Frame 1 (no input): blank canvas, image omitted
Frame 60 (the mouse pressed at the canvas centre just before this capture): blank canvas, image omitted
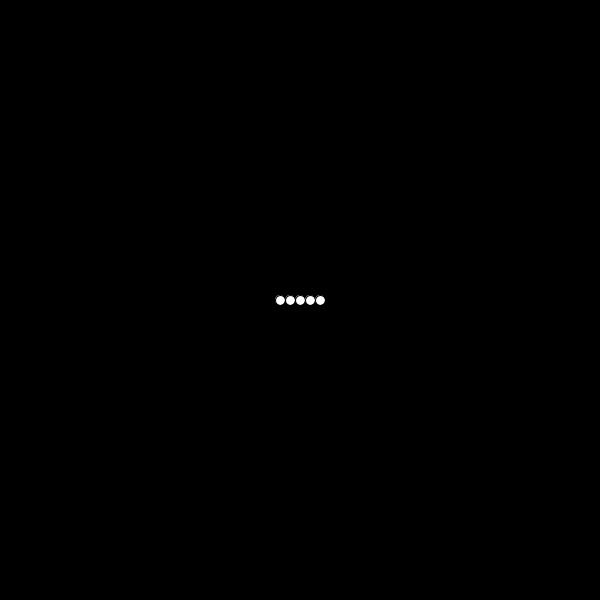
Frame 120 (the mouse held since frame 60 and released just before this capture)

The Processing sketch whose frames 1 and 60 were blank and that drew this single picture after the mouse press (run headless with seeded random() and noise(); from frame 60 on, the mouse is pressed at the canvas centre):

// Processing sketch: array
// ── array.pde
int ellipseXoffsets[] = {0, 10,20,-10,-20};
  
 void setup(){
   size(600,600);
 }
 
 
void draw() {
  background(0);
  
  
  //ellipse(mouseX + ellipseXoffsets{0], mouseY, 10, 10);
  //ellipse(mouseX + ellipseXoffsets{1], mouseY, 10, 10);
  //ellipse(mouseX + ellipseXoffsets{2], mouseY, 10, 10);
  //ellipse(mouseX + ellipseXoffsets{3], mouseY, 10, 10);
  //ellipse(mouseX + ellipseXoffsets{4], mouseY, 10, 10);
  
  for (int i = 0; i<5; i+=1) {
  ellipse(mouseX + ellipseXoffsets[i], mouseY, 10, 10);
  }
}
